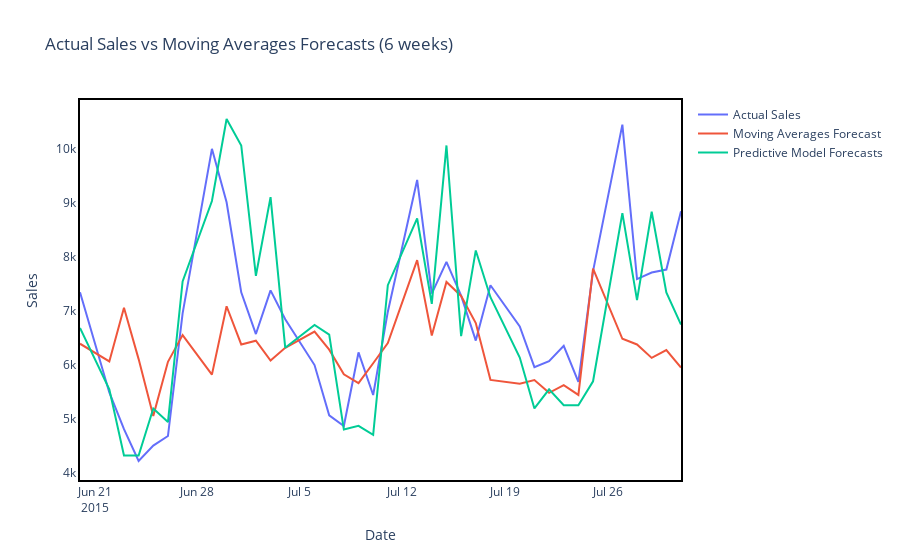
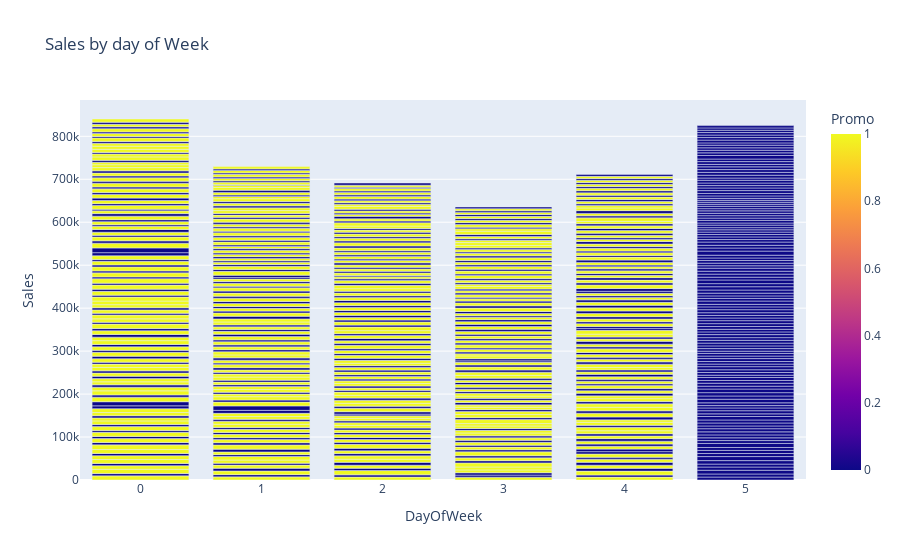
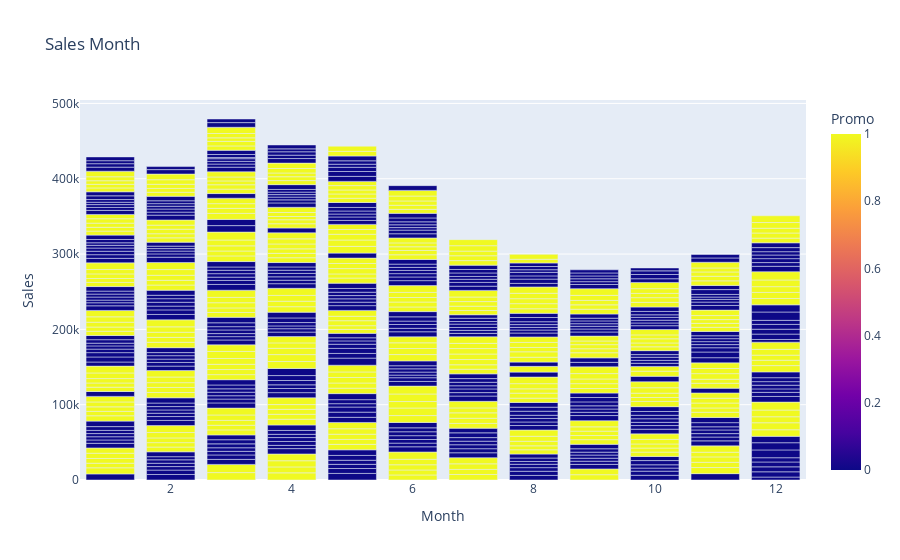

Write notebook code for charts like these, in order.
### Code cell
stacked(627)

### Figure 1 — Plotly figure (JSON) as saved in the notebook; plotly's stock layout.template omitted (floating-point values rounded to 4 significant figures)
{"data": [{"name": "Actual Sales", "type": "scatter", "x": ["2015-07-31T00:00:00", "2015-07-30T00:00:00", "2015-07-29T00:00:00", "2015-07-28T00:00:00", "2015-07-27T00:00:00", "2015-07-25T00:00:00", "2015-07-24T00:00:00", "2015-07-23T00:00:00", "2015-07-22T00:00:00", "2015-07-21T00:00:00", "2015-07-20T00:00:00", "2015-07-18T00:00:00", "2015-07-17T00:00:00", "2015-07-16T00:00:00", "2015-07-15T00:00:00", "2015-07-14T00:00:00", "2015-07-13T00:00:00", "2015-07-11T00:00:00", "2015-07-10T00:00:00", "2015-07-09T00:00:00", "2015-07-08T00:00:00", "2015-07-07T00:00:00", "2015-07-06T00:00:00", "2015-07-04T00:00:00", "2015-07-03T00:00:00", "2015-07-02T00:00:00", "2015-07-01T00:00:00", "2015-06-30T00:00:00", "2015-06-29T00:00:00", "2015-06-27T00:00:00", "2015-06-26T00:00:00", "2015-06-25T00:00:00", "2015-06-24T00:00:00", "2015-06-23T00:00:00", "2015-06-22T00:00:00", "2015-06-20T00:00:00"], "y": [8837, 7760, 7705, 7583, 10438, 7732, 5685, 6351, 6067, 5956, 6710, 7469, 6447, 7278, 7901, 7314, 9416, 6981, 5442, 6228, 4868, 5065, 5995, 6843, 7375, 6568, 7339, 9003, 9991, 6949, 4684, 4507, 4222, 4810, 5489, 7341]}, {"name": "Moving Averages Forecast", "type": "scatter", "x": ["2015-07-31T00:00:00", "2015-07-30T00:00:00", "2015-07-29T00:00:00", "2015-07-28T00:00:00", "2015-07-27T00:00:00", "2015-07-25T00:00:00", "2015-07-24T00:00:00", "2015-07-23T00:00:00", "2015-07-22T00:00:00", "2015-07-21T00:00:00", "2015-07-20T00:00:00", "2015-07-18T00:00:00", "2015-07-17T00:00:00", "2015-07-16T00:00:00", "2015-07-15T00:00:00", "2015-07-14T00:00:00", "2015-07-13T00:00:00", "2015-07-11T00:00:00", "2015-07-10T00:00:00", "2015-07-09T00:00:00", "2015-07-08T00:00:00", "2015-07-07T00:00:00", "2015-07-06T00:00:00", "2015-07-04T00:00:00", "2015-07-03T00:00:00", "2015-07-02T00:00:00", "2015-07-01T00:00:00", "2015-06-30T00:00:00", "2015-06-29T00:00:00", "2015-06-27T00:00:00", "2015-06-26T00:00:00", "2015-06-25T00:00:00", "2015-06-24T00:00:00", "2015-06-23T00:00:00", "2015-06-22T00:00:00", "2015-06-20T00:00:00"], "y": [5950.0, 6272.0, 6128.0, 6376.0, 6481.0, 7776.0, 5443.0, 5624.0, 5482.0, 5717.0, 5651.0, 5721.0, 6770.0, 7273.0, 7530.0, 6542.0, 7934.0, 6403.0, 6029.0, 5661.0, 5824.0, 6280.0, 6614.0, 6314.0, 6080.0, 6446.0, 6376.0, 7082.0, 5818.0, 6549.0, 6056.0, 5056.0, 6105.0, 7055.0, 6063.0, 6389.0, 6476.0, 6440.0, 7386.0, 7111.0, 7306.0, 6276.0]}, {"name": "Predictive Model Forecasts", "type": "scatter", "x": ["2015-07-31T00:00:00", "2015-07-30T00:00:00", "2015-07-29T00:00:00", "2015-07-28T00:00:00", "2015-07-27T00:00:00", "2015-07-25T00:00:00", "2015-07-24T00:00:00", "2015-07-23T00:00:00", "2015-07-22T00:00:00", "2015-07-21T00:00:00", "2015-07-20T00:00:00", "2015-07-18T00:00:00", "2015-07-17T00:00:00", "2015-07-16T00:00:00", "2015-07-15T00:00:00", "2015-07-14T00:00:00", "2015-07-13T00:00:00", "2015-07-11T00:00:00", "2015-07-10T00:00:00", "2015-07-09T00:00:00", "2015-07-08T00:00:00", "2015-07-07T00:00:00", "2015-07-06T00:00:00", "2015-07-04T00:00:00", "2015-07-03T00:00:00", "2015-07-02T00:00:00", "2015-07-01T00:00:00", "2015-06-30T00:00:00", "2015-06-29T00:00:00", "2015-06-27T00:00:00", "2015-06-26T00:00:00", "2015-06-25T00:00:00", "2015-06-24T00:00:00", "2015-06-23T00:00:00", "2015-06-22T00:00:00", "2015-06-20T00:00:00"], "y": [6743.0, 7337.0, 8829.0, 7195.0, 8803.0, 5695.0, 5254.0, 5254.0, 5547.0, 5193, 6134.0, 7248.0, 8113.0, 6531.0, 10050.0, 7126, 8704, 7471.0, 4705.0, 4871.0, 4803.0, 6559, 6736, 6316, 9097, 7645.0, 10050.0, 10540.0, 9027.0, 7539.0, 4942, 5193, 4325.0, 4325.0, 5547.0, 6680.0]}], "layout": {"legend": {"tracegroupgap": 0}, "paper_bgcolor": "rgba(0, 10, 0, 0)", "plot_bgcolor": "rgba(0, 0, 0, 0)", "showlegend": true, "title": {"text": "Actual Sales vs Moving Averages Forecasts (6 weeks)"}, "xaxis": {"anchor": "y", "domain": [0, 1], "linecolor": "black", "linewidth": 2, "mirror": true, "showline": true, "title": {"text": "Date"}}, "yaxis": {"anchor": "x", "domain": [0, 1], "linecolor": "black", "linewidth": 2, "mirror": true, "showline": true, "title": {"text": "Sales"}}}}

### Figure 2 — Plotly figure (JSON) as saved in the notebook; plotly's stock layout.template omitted (floating-point values rounded to 4 significant figures; data arrays with more than 128 entries replaced by an {"elided": "..."} marker saying what was removed)
{"data": [{"alignmentgroup": "True", "hovertemplate": "DayOfWeek=%{x}<br>Sales=%{y}<br>Promo=%{marker.color}<extra></extra>", "legendgroup": "", "marker": {"color": {"elided": "745 int values"}, "coloraxis": "coloraxis"}, "name": "", "offsetgroup": "", "orientation": "v", "showlegend": false, "textposition": "auto", "type": "bar", "x": {"elided": "745 int values"}, "xaxis": "x", "y": {"elided": "745 int values"}, "yaxis": "y"}], "layout": {"barmode": "relative", "coloraxis": {"colorbar": {"title": {"text": "Promo"}}, "colorscale": [[0, "#0d0887"], [0.1111, "#46039f"], [0.2222, "#7201a8"], [0.3333, "#9c179e"], [0.4444, "#bd3786"], [0.5556, "#d8576b"], [0.6667, "#ed7953"], [0.7778, "#fb9f3a"], [0.8889, "#fdca26"], [1, "#f0f921"]]}, "legend": {"tracegroupgap": 0}, "title": {"text": "Sales by day of Week"}, "xaxis": {"anchor": "y", "domain": [0, 1], "title": {"text": "DayOfWeek"}}, "yaxis": {"anchor": "x", "domain": [0, 1], "title": {"text": "Sales"}}}}

### Figure 3 — Plotly figure (JSON) as saved in the notebook; plotly's stock layout.template omitted (floating-point values rounded to 4 significant figures; data arrays with more than 128 entries replaced by an {"elided": "..."} marker saying what was removed)
{"data": [{"alignmentgroup": "True", "hovertemplate": "Month=%{x}<br>Sales=%{y}<br>Promo=%{marker.color}<extra></extra>", "legendgroup": "", "marker": {"color": {"elided": "745 int values"}, "coloraxis": "coloraxis"}, "name": "", "offsetgroup": "", "orientation": "v", "showlegend": false, "textposition": "auto", "type": "bar", "x": {"elided": "745 int values"}, "xaxis": "x", "y": {"elided": "745 int values"}, "yaxis": "y"}], "layout": {"barmode": "relative", "coloraxis": {"colorbar": {"title": {"text": "Promo"}}, "colorscale": [[0, "#0d0887"], [0.1111, "#46039f"], [0.2222, "#7201a8"], [0.3333, "#9c179e"], [0.4444, "#bd3786"], [0.5556, "#d8576b"], [0.6667, "#ed7953"], [0.7778, "#fb9f3a"], [0.8889, "#fdca26"], [1, "#f0f921"]]}, "legend": {"tracegroupgap": 0}, "title": {"text": "Sales Month"}, "xaxis": {"anchor": "y", "domain": [0, 1], "title": {"text": "Month"}}, "yaxis": {"anchor": "x", "domain": [0, 1], "title": {"text": "Sales"}}}}
